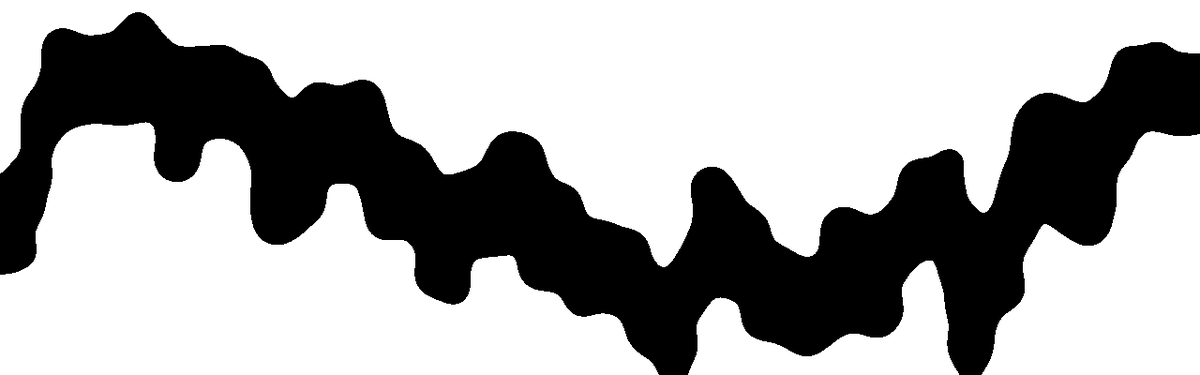
Frame 1 (no input)
Frame 60 (the mouse pressed at the canvas centre just before this capture): identical to frame 1, image omitted
Frame 120 (the mouse held since frame 60 and released just before this capture): identical to frame 1, image omitted

The Processing sketch that drew this single still picture (run headless with seeded random() and noise(); from frame 60 on, the mouse is pressed at the canvas centre):

// Processing sketch: LevelCreator
// ── LevelCreator.pde
int i;
float a;
float s;
int r;
float[][] values = new float[1280/3][3];
void setup() {
  size(1280,400);
  fill(0);
  //background(255);
  for (int i = 0; i < width/3;i++){
    a = a + random(-40,40);
    if (a < -(height/2) + s){
      a = a + random(0,40);
    }
    if (a > height/2 - s){
      a = a + random(-40,0);
    }
    s = random(30,60);
    values[i][0] = i;
    values[i][1] = height/2+a;
    values[i][2] = s;
    //println(i +": "+ values[1]);
    ellipse(values[i][0]*3,values[i][1],values[i][2],values[i][2]);
  }
  filter(BLUR,10);
  filter(THRESHOLD,0.3);
}

void draw(){
  if(get(mouseX,mouseY)!=-1){
      println("over");
  } else {
      println("not over");
  }

}
